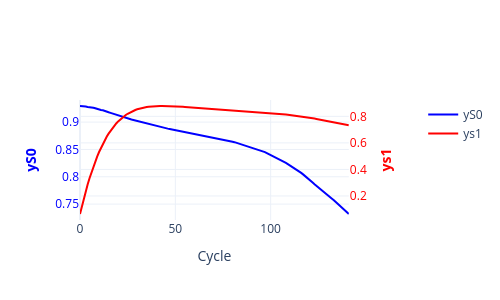

This figure's notebook cell:
### Code cell
mode = 'past'
X,Y = PrepareData(sig,2,2,mode)
hi=np.array([0,0])
n = -1
if mode == 'ahead': n=0
i=0
yR,yP,hP,uP = [],[],[],[]
for i,x in enumerate(X[:]):
    yr = Y[i]
    u = wr@hi + wi@x
    h = (1-1/tau)*hi + Activation(u,mode='tanh')/tau
    yp = wo@h
    hi=h
    yR.append(yr)
    yP.append(yp)
    hP.append(h)
    uP.append(u)
    '''print(f'u_{i+1}:',u)
    print(f'h_{i+1}:',h)
    print(f'y_{i+1}:',yp)
    print('-----------')'''

hP = np.array(hP).T
uP = np.array(uP).T
yP = np.array(yP).T
yR = np.array(yR).T
#PlotTwoScalesPLY(y1=uP[0],y2=uP[1],y1_name='uS0',y2_name='us1')
#PlotTwoScalesPLY(y1=hP[0],y2=hP[1],y1_name='hS0',y2_name='hs1')
#PlotTwoScalesPLY(y1=yR[0],y2=yP[0],y1_name='yS0',y2_name='ys1')
PlotTwoScalesPLY(y1=yR[0],y2=yP[0],y1_name='yS0',y2_name='ys1')

### Figure 1 — Plotly figure (JSON) as saved in the notebook; plotly's stock layout.template omitted (floating-point values rounded to 4 significant figures; data arrays with more than 128 entries replaced by an {"elided": "..."} marker saying what was removed)
{"data": [{"line": {"color": "blue"}, "name": "yS0", "type": "scatter", "x": {"elided": "142 int values"}, "xaxis": "x", "y": {"elided": "142 float values"}, "yaxis": "y"}, {"line": {"color": "red"}, "name": "ys1", "type": "scatter", "x": {"elided": "142 int values"}, "xaxis": "x", "y": {"elided": "142 float values"}, "yaxis": "y2"}], "layout": {"height": 300, "legend": {"orientation": "v", "x": 1.2, "y": 1}, "width": 500, "xaxis": {"anchor": "y", "domain": [0, 0.94], "title": {"text": "Cycle"}}, "yaxis": {"anchor": "x", "domain": [0, 1], "tickfont": {"color": "blue"}, "title": {"font": {"color": "blue"}, "text": "<b>yS0</b>"}}, "yaxis2": {"anchor": "x", "overlaying": "y", "side": "right", "tickfont": {"color": "red"}, "title": {"font": {"color": "red"}, "text": "<b>ys1</b>"}}}}
